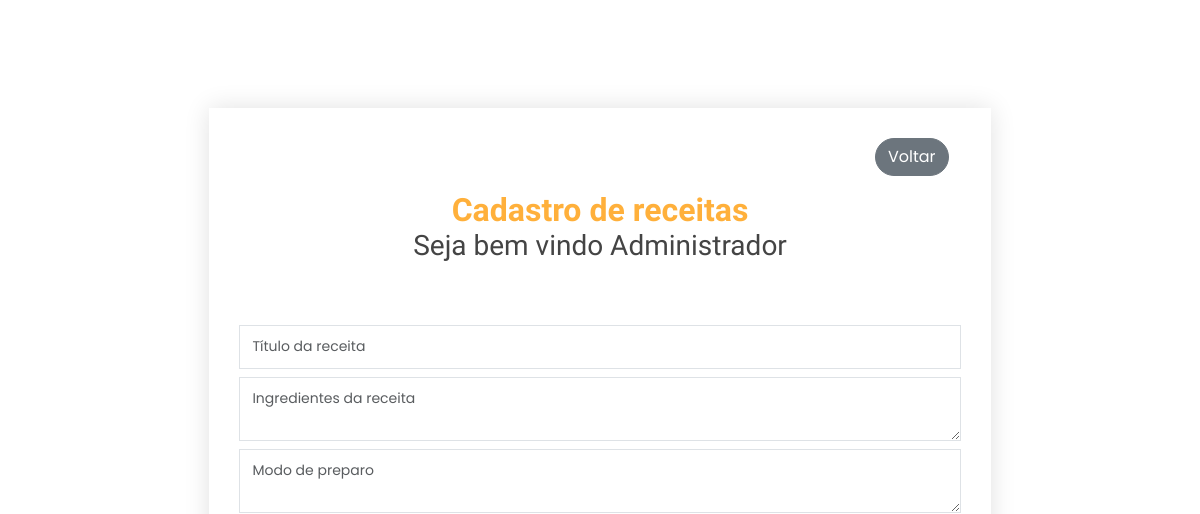
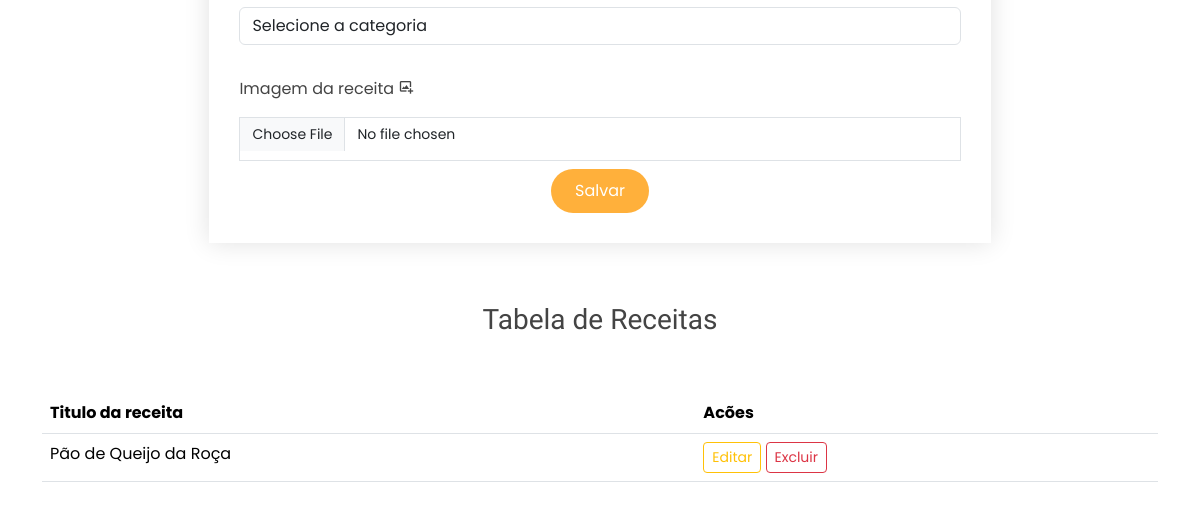
The app's page /src/ebooks/receita.php, older data (2 pictures, top to bottom).
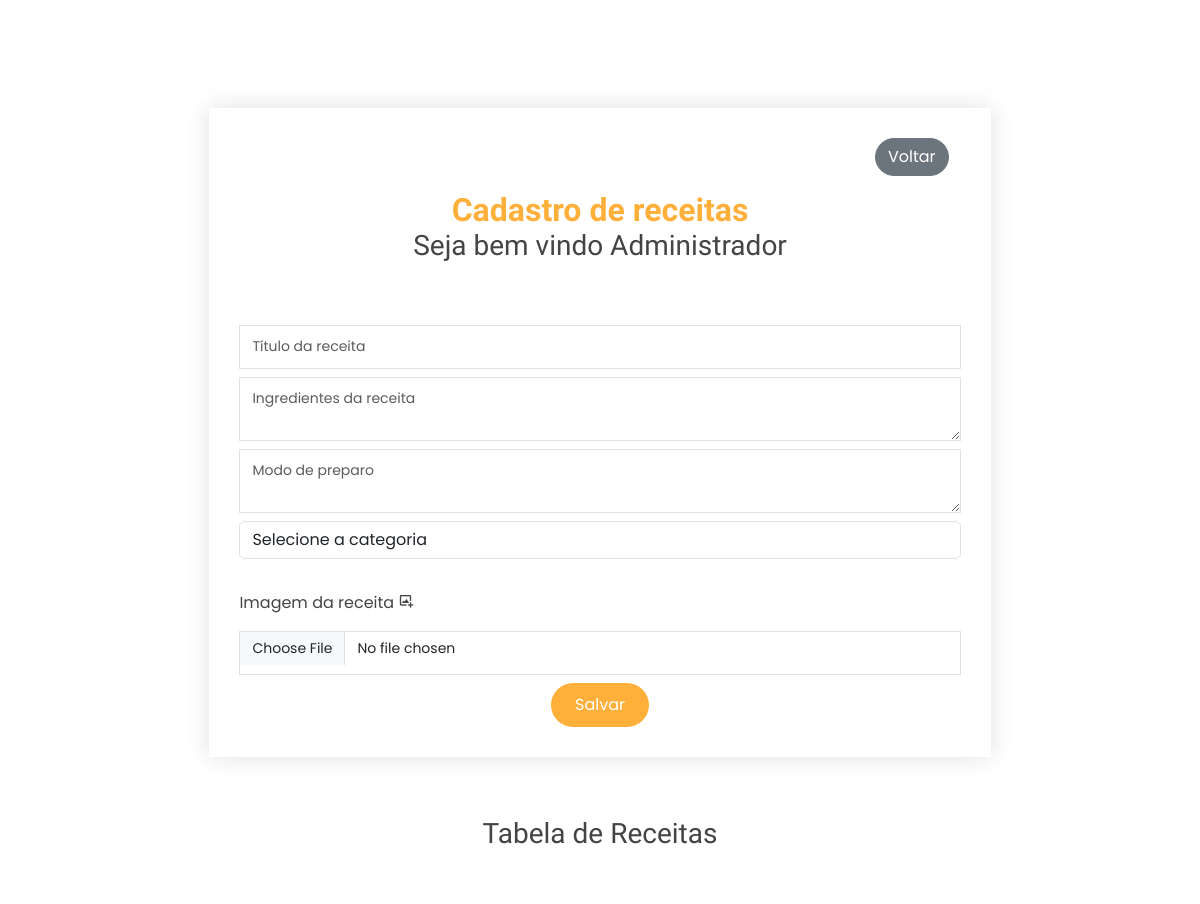
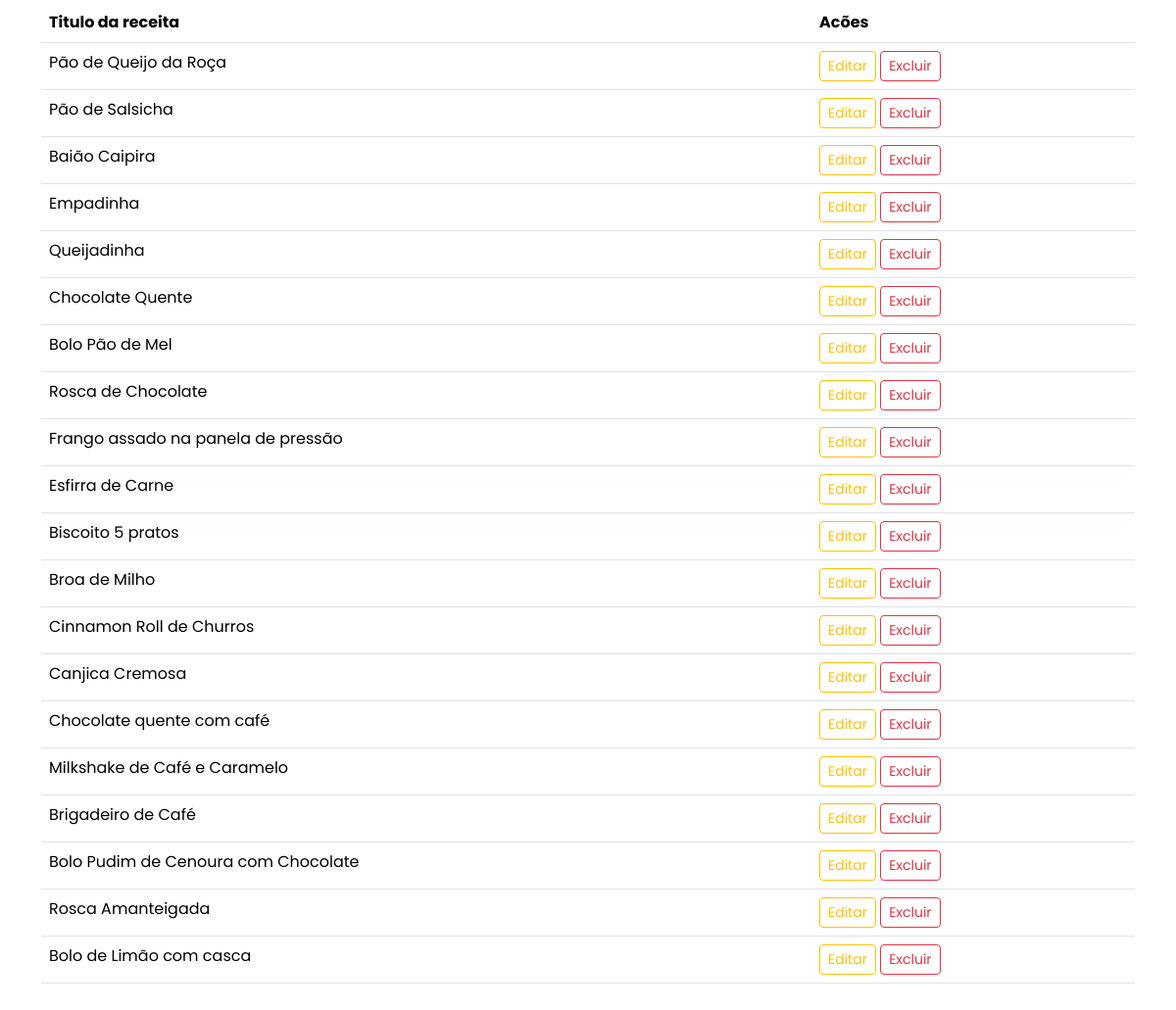
The same page, newer data (2 pictures, top to bottom).
### tables this page shows
CREATE TABLE receitas (
  id int(11) NOT NULL AUTO_INCREMENT PRIMARY KEY,
  titulo varchar(150) NOT NULL,
  ingredientes text not null,
  modo_preparo text not null,
  foto varchar(255) null,
  categoria_id int not null,
  foreign key (categoria_id) references categorias (id)
);

### src/ebooks/receita.php (the view, shortened to what this page needs)
<?php
try {
  $pdo = new PDO('mysql:host=localhost;dbname=cozinha' , "root", "");
  $pdo->setAttribute(PDO::ATTR_ERRMODE, PDO::ERRMODE_EXCEPTION);
} catch(PDOException $e) {
  echo 'Error: ' . $e->getMessage();
}
$lista = $pdo->query("SELECT * FROM receitas;");
$receitas = $lista->fetchall(PDO::FETCH_ASSOC);
?>
<!DOCTYPE html>
<html lang="en">
<head>
    <link href="../assets/vendor/animate.css/animate.min.css" rel="stylesheet">
    <link href="../assets/vendor/bootstrap/css/bootstrap.min.css" rel="stylesheet">
    <link href="../assets/vendor/bootstrap-icons/bootstrap-icons.css" rel="stylesheet">
    <link href="../assets/vendor/boxicons/css/boxicons.min.css" rel="stylesheet">
    <link href="../assets/vendor/glightbox/css/glightbox.min.css" rel="stylesheet">
    <link href="../assets/vendor/swiper/swiper-bundle.min.css" rel="stylesheet">
    <link href="../assets/css/style.css" rel="stylesheet">
</head>
<body>
  <main id="main">
  <section id="contact" class="contact ">
        <div class="container mt-5">
          <form action="cadastra.php" method="post" class="php-email-form" style="width: 70%; margin: auto;">
            <div class="container">
            <div class="col-lg-12" style="text-align: right;">
              <a href="../admin/dashboard.php" type="button" class="btn btn-secondary rounded-pill">Voltar</a>
            </div>
                <div class="section-title">
                  <h2><span>Cadastro de receitas</span></h1>
                  <h3>Seja bem vindo Administrador</h3><br>
                </div>
              </div>
            <div class="row">
              <div class="col-md-12 form-group">
                <input type="text" name="titulo" class="form-control" id="titulo" placeholder="Título da receita" required>
              </div>
              <div class="col-md-12 form-group">
                <textarea  name="ingredientes" class="form-control" id="ingredientes" placeholder="Ingredientes da receita" required></textarea>
              </div>
              <div class="col-md-12 form-group">
                <textarea name="preparo" class="form-control" id="preparo" placeholder="Modo de preparo" required></textarea>
              </div>
              <div class="col-md-12 form-group">
                <select name="categoria" id="categoria" class="form-control" placeholder="Selecione a categoria">
                  <option value="volvo">Selecione a categoria</option>
                </select>
                </div>
              </div>
              <br>
              <div class="col-md-12 form-group">
                <p>Imagem da receita <i class="bx bx-image-add"></i></p>
                <input type="file" name="img" class="form-control" id="img"required>
              </div>
            <div class="text-center"><button  type="submit">Salvar</button></div>
          </form>
        </div>
      </section>
  </main>
  <div class="container" >
    <h3 class="text-center">Tabela de Receitas</h3>
    <br>
    <br>
   <table class="table table-action">
    <thead>
      <tr>
        <th class="t-small">Titulo da receita</th>
        <th class="t-small">Acões</th>
      </tr>
    </thead>
    <tbody>
      <?php
      foreach ($receitas as  $value){
      ?>
      <tr>
       <td>
         <?= $value["titulo"]?>
       </td>
        <td><button type="button" class="btn btn-outline-warning btn-sm">Editar</button>
<button type="button" class="btn btn-outline-danger btn-sm">Excluir</button></td>
      </tr>
      <?php
     }
      ?>
    </tbody>
  </table>
  <br>
  <br>
  <br>
  <br>
  <br>
  </div>
</body>
</html>

Row changes from the older to the newer data that the page shows:
added receitas: titulo "Pão de Salsicha"
added receitas: titulo "Baião Caipira"
added receitas: titulo "Empadinha"
added receitas: titulo "Queijadinha"
added receitas: titulo "Chocolate Quente"
added receitas: titulo "Bolo Pão de Mel"
added receitas: titulo "Rosca de Chocolate"
added receitas: titulo "Frango assado na panela de pressão"
added receitas: titulo "Esfirra de Carne"
added receitas: titulo "Biscoito 5 pratos"
added receitas: titulo "Broa de Milho"
added receitas: titulo "Cinnamon Roll de Churros"
added receitas: titulo "Canjica Cremosa"
added receitas: titulo "Chocolate quente com café"
added receitas: titulo "Milkshake de Café e Caramelo"
added receitas: titulo "Brigadeiro de Café"
added receitas: titulo "Bolo Pudim de Cenoura com Chocolate"
added receitas: titulo "Rosca Amanteigada"
added receitas: titulo "Bolo de Limão com casca"
